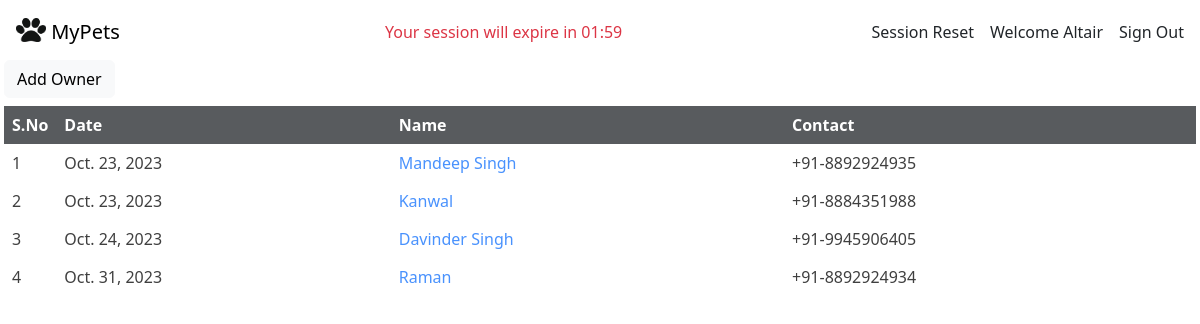
The page /pets/owner_list_route/ (signed in) on the database its author committed.
### pets_app/models.py (models this page shows, shortened)
class OwnerModel(Model):
    owner_name = models.CharField(max_length=30)
    owner_contact_prefix = models.ForeignKey(to=CountryModel, on_delete=models.PROTECT, to_field='country_code')
    owner_contact = models.PositiveIntegerField(unique=True)
    owner_date = models.DateField(auto_created=True, auto_now_add=True)
    owner_city = models.CharField(max_length=30, default='Bengaluru')
    owner_state = models.CharField(max_length=30, default='Karnataka')
    owner_country = models.CharField(max_length=30, default='India')
    created_by = models.CharField(max_length=30, blank=True, null=True)
    updated_by = models.CharField(max_length=30, blank=True, null=True)

class CountryModel(Model):
    country_code = models.CharField(max_length=5, unique=True, primary_key=True)
    country_name = models.CharField(max_length=50, unique=True)
    def __str__(self):
        return f"{self.country_code}"

### pets_app/views.py (the view)
class OwnerListView(SomeLoginRequiredMixin, SomePermissionRequiredMixin, ListView):
    model = OwnerModel
    permission_required = 'pets_app.view_ownermodel'
    def get(self, request, *args, **kwargs):
        set_expir(req=request)
        owners = OwnerModel.objects.all()
        s_no = []
        for item in range(len(owners)):
            s_no.append(item+1)
        return render(request=request, template_name='pets_app/ownermodel_list.html', context={'object_list':owners, 's_no':s_no})

### pets_app/mixins.py (called while the page is built, shortened)
    def dispatch(self, request, *args, **kwargs):
        if not request.user.is_authenticated:
            return self.handle_no_permission()
        else:
            return super().dispatch(request, *args, **kwargs)

    def get_permission_required(self):
        if isinstance(self.permission_required, str):
            perms = (self.permission_required,)
        else:
            perms = self.permission_required
        return perms

    def has_permission(self):
        perms = self.get_permission_required()
        return self.request.user.has_perms(perms)

    def dispatch(self, request, *args, **kwargs):
        return super().dispatch(request, *args, **kwargs)

### pets_app/views.py (called while the page is built)
def set_expir(req, timer=SESSION_COOKIE_AGE):
    print(req.session.session_key)
    if req.user.is_authenticated:
        req.session.set_expiry(timer)
    print(req.session.get_expiry_age())

### pets_app/templates/pets_app/ownermodel_list.html (shortened to what this page needs)
{% extends 'pets.html' %}
{% block 'content' %}
    {% if perms.pets_app.add_ownermodel %}
    <div class="mb-2">
        <a class="text-decoration-none" href="{% url 'pets_app_name:owner_create_name' %}"><button type="button" class="btn btn-light">Add Owner</button></a>
    </div>
    {% endif %}
    {% if object_list %}
    <div class="d-flex">
        <div class="d-flex">
            <table class="table table-hover table-borderless opacity-75">
                <thead class="table-dark">
                    <th>S.No</th>
                </thead>
                {% if object_list %}
                    {% for num in s_no %}
                    <tr>
                        <td>{{num}}</td>
                    </tr>
                    {% endfor %}
                {% endif %}
            </table>
        </div>
    <table class="table table-hover table-borderless opacity-75">
        <thead class="table-dark">
            <th>Date</th><th>Name</th><th>Contact</th>
        </thead>
        <tbody>
            {% for owner in object_list %}
            <tr>
                <td>{{owner.owner_date}}</td>
                <td><a class="text-decoration-none" href="{% url 'pets_app_name:pet_list_name' owner.id %}">{{owner.owner_name | capfirst}}</a></td>
                <td>{{owner.owner_contact_prefix}}-{{owner.owner_contact}}</td>
            </tr>
            {% endfor %}
        </tbody>
    </table>
    {% endif %}
{% endblock %}

### templates/pets.html (shortened to what this page needs)
{% load static %}
<html lang="en">
<head>
    <link href="https://cdn.jsdelivr.net/npm/bootstrap@5.3.1/dist/css/bootstrap.min.css" rel="stylesheet">
    <link rel="stylesheet" href="{% static 'css/main.css' %}">
    <nav class="navbar">
        <div class="container-fluid">
          <a class="navbar-brand" href="{% url 'pets_app_name:pets_name' %}">
            <img src="{% static 'images/paw.jpg' %}" alt="paws.img" width="30" height="24" class="d-inline-flex align-text-top">
            MyPets
          </a>
          <div class="d-flex column-gap-3">
            {% if request.user.is_authenticated %}
              <a class="nav-link " href="{{request.path}}">Session Reset</a>
              <div>
                Welcome {{request.user | capfirst }}
              </div>
              <a class="nav-link " href="{% url 'pets_app_name:user_login_name' %}">Sign Out</a>
            {% else  %}
              <a class="nav-link" href="{% url 'pets_app_name:user_login_name' %}">Sign In</a>
              <a class="nav-link" href="{% url 'pets_app_name:user_create_name' %}">Sign Up</a>
            {% endif%}
          </div>
        </div>
    </nav>
</head>
<body class="m-1">
    {% block 'content' %}
    {% endblock %}
</body>
</html>

### static/css/pallet.css (style rules this page uses)
:root { --pet_red: #dc3545; --pet_red_light: #e44051; --pet_green: #198754; --pet_teal: #20c997; --pet_grey: #adb5bd; }

### rows shown on the page
OwnerModel: owner_date "Oct. 23, 2023", owner_name "Mandeep Singh", owner_contact_prefix "+91", owner_contact "8892924935"
OwnerModel: owner_date "Oct. 23, 2023", owner_name "Kanwal", owner_contact_prefix "+91", owner_contact "8884351988"
OwnerModel: owner_date "Oct. 24, 2023", owner_name "Davinder Singh", owner_contact_prefix "+91", owner_contact "9945906405"
OwnerModel: owner_date "Oct. 31, 2023", owner_name "Raman", owner_contact_prefix "+91", owner_contact "8892924934"

### other values the page prints
{{ request.user | capfirst }} "Altair"
{{ num }} "1" "2" "3" "4"
